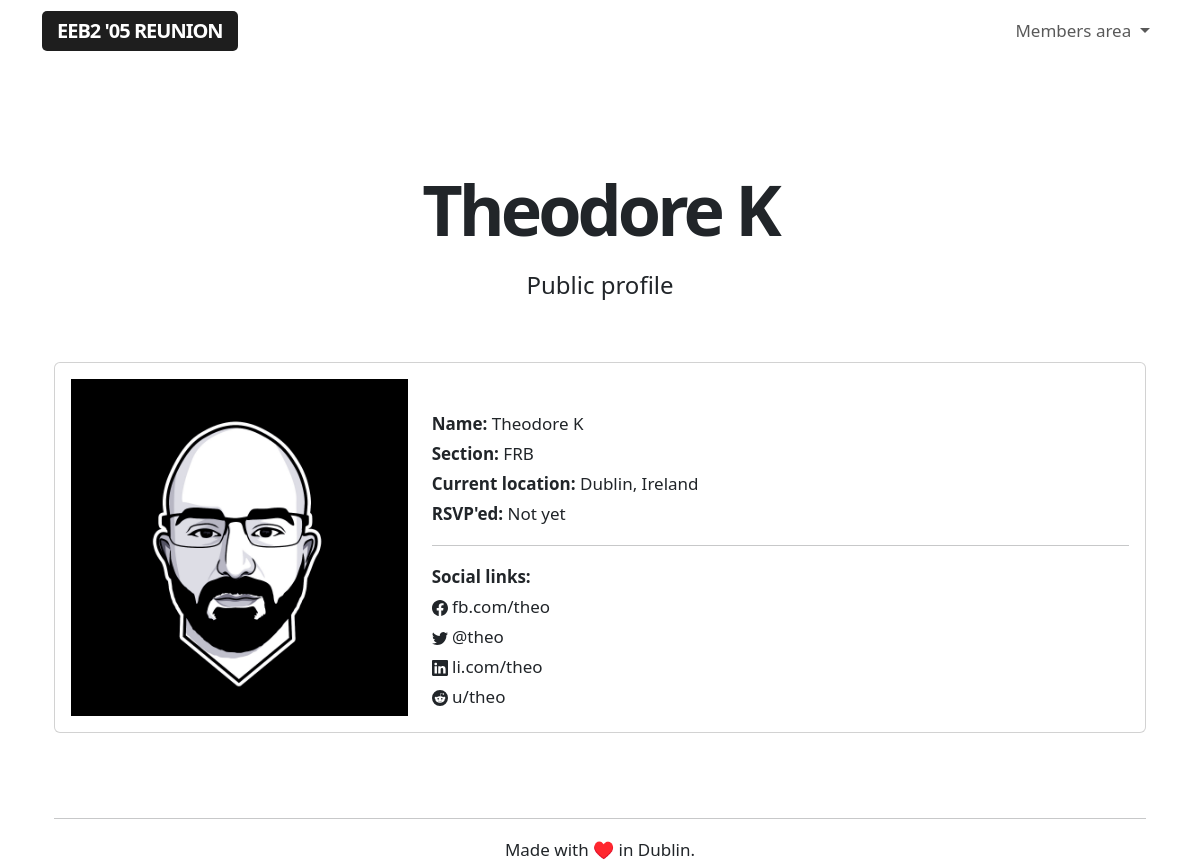
Page /public/1 (signed in) on the earlier database version.
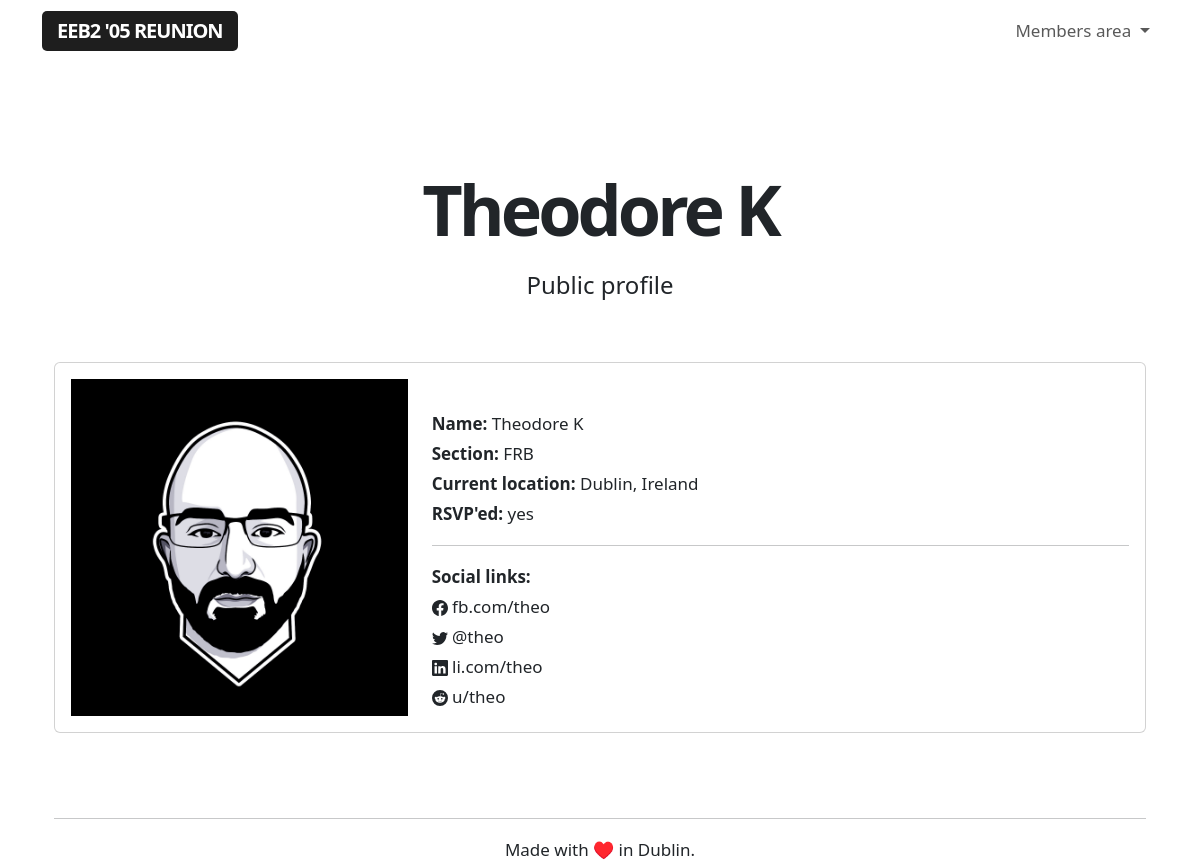
Same page on the later database version.
### app/models.py (models this page shows, shortened)
class User(UserMixin, db.Model):
    id = db.Column(db.Integer, primary_key=True)
    username = db.Column(db.String(64), index=True, unique=True)
    name = db.Column(db.String(64), index=True, unique=False)
    section = db.Column(db.String(64), index=True, unique=False)
    email = db.Column(db.String(120), index=True, unique=True)
    password_hash = db.Column(db.String(128))
    role = db.Column(db.String(64), index=True, unique=False)
    rsvp = db.Column(db.String(64), index=True, unique=False)
    avatar = db.Column(db.String(64), index=True, unique=False)
    currentlocation = db.Column(db.String(64), index=True, unique=False)
    verified = db.Column(db.String(64), index=True, unique=False)
    facebook = db.Column(db.String(64), index=True, unique=False)
    twitter = db.Column(db.String(64), index=True, unique=False)
    instagram = db.Column(db.String(64), index=True, unique=False)
    linkedin = db.Column(db.String(64), index=True, unique=False)
    snapchat = db.Column(db.String(64), index=True, unique=False)
    reddit = db.Column(db.String(64), index=True, unique=False)
    mastodon = db.Column(db.String(64), index=True, unique=False)
    tiktok = db.Column(db.String(64), index=True, unique=False)

### app/routes.py (the view)
@app.route('/public/<guestid>', methods=['GET'])
@login_required
def public(guestid):
    guest = Guest.query.filter_by(id=guestid).first()
    user = User.query.filter_by(email=guest.email).first()
    if guest.email is None:
        flash("This person has not registered yet.")
        return redirect(url_for('user', userid=current_user.id))
    else:
        return render_template('public.html', guestid=guestid, user=user)
    return render_template('public.html', guestid=guestid, user=user)

### app/models.py (called while the page is built)
@login.user_loader
def load_user(id):
    return User.query.get(int(id))

### app/templates/public.html (shortened to what this page needs)
{% extends "base.html" %}
{% block content %}
<div class="title">
    <h1>{{ user.name }}</h1>
    <h4>Public profile</h4>
</div>
<div class="container profile">
  <div class="row align-items-start">
    <div class="col-12">
        <div class="card">
            <div class="card-body">
                <div class="row align-items-start">
                    <div class="col-4">
                        {% if user.avatar %}
                        <img class="placeholderimage" src="/static/uploads/{{ user.avatar }}">
                        {% else %}
                        <img class="placeholderimage" src="https://dummyimage.com/600x800/c2c2c2/fff.jpg&text=Profile+placeholder">
                        {% endif %}
                    </div>
                    <div class="col-8">
                        <br>
                        <b>Name:</b> {{ user.name }}
                        <br>
                        <b>Section:</b> {{ user.section }}
                        <br>
                        <b>Current location:</b> {{ user.currentlocation }}
                        <br>
                        <b>RSVP'ed:</b> {{ user.rsvp }}
                        <hr>
                        <b>Social links:</b>
                        <br>
                        {% if user.facebook %}
                         {{ user.facebook }}
                        <br>
                        {% endif %}
                        {% if user.twitter %}
                         {{ user.twitter }}
                        <br>
                        {% endif %}
                        {% if user.linkedin %}
                         {{ user.linkedin }}
                        <br>
                        {% endif %}
                        {% if user.reddit %}
                         {{ user.reddit }}
                        <br>
                        {% endif %}
                    </div>
                </div>
            </div>
        </div>
    </div>
</div>
{% endblock %}

Differences in the rows shown:
changed User "Theodore K": rsvp "Not yet" → "yes"
